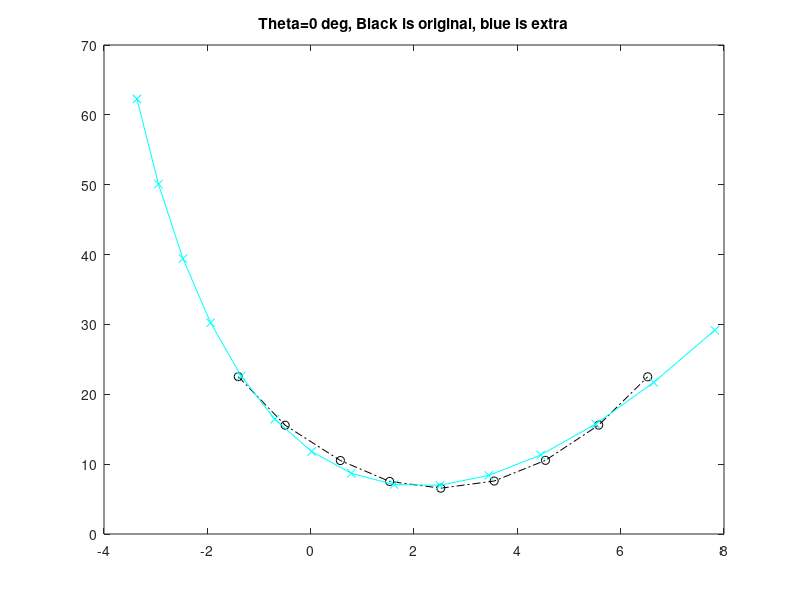
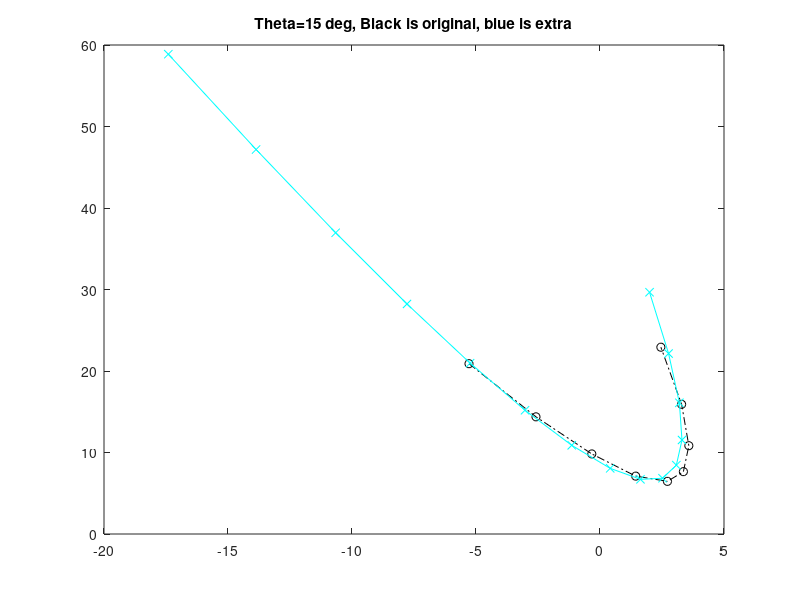
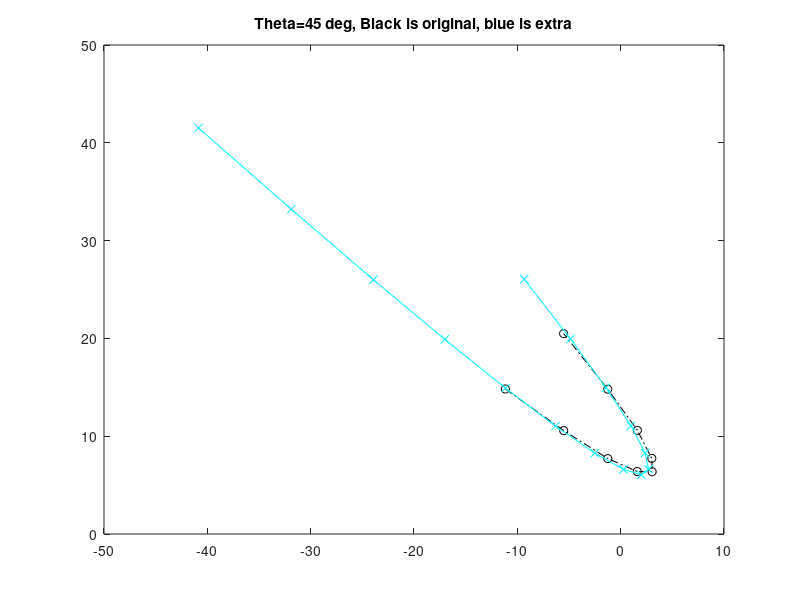

Here is the MATLAB script that generated these plots, in order:
%------------------------------------------------------------------------------
%
% Create fake data for points approximately on a parabola which is at an theta theta from 'straight up'
%
%{
Example: 
[x y 1]'  = [a  0  1 ;  * [t t^2 1]'
             0  b  1 ;
             0  0  1 ]
and for the rotated case:
[x y 1]'  = coefficentsMatrix  * rotationMatrix * [t t^2 1]'
%}
"creating data"

function xy1= rotatedParabolaWithJitter(theta, x0=-3, y0=10, from=-4, to=4)

  cTheta= cos(theta); 
  sTheta= sin(theta);
  rotateByThetaAndTranslateByX0Y0 = ...
      [ cTheta  -sTheta  x0 
        sTheta   cTheta  y0
             0        0   1 ];

  unrotatedParabola= [
    -4  16  1
    -3   9  1
    -2   4  1
    -1   1  1
     0   0  1
     1   1  1
     2   4  1
     3   9  1
     4  16  1
    ];
  randomJitter=[ 1/10 * rand(rows(unrotatedParabola),2)-0.5 zeros(rows(unrotatedParabola),1)]; % Jitter the x & y but not the 1 column

  xy1= (unrotatedParabola + randomJitter) * rotateByThetaAndTranslateByX0Y0';

endfunction


figureNumber=0;
for theta = [0 pi/12 pi/4]
  figureNumber++; fprintf('%i) Theta=%d\n', figureNumber ,theta);
  
  X=unrotatedParabola= [
    -3   9  1
    -2   4  1
     0   0  1
     1   1  1
     2   4  1
     3   9  1
     4  16  1
     5  25  1
     6  36  1
    ];

  y=rotated_tfeatures= rotatedParabolaWithJitter(theta, 3,7, from=-4, to=+4);

  % Solve it in one line
  coefficients = (X' * X) \ X' * y; 
  coefficients = round(coefficients * 1e12) / 1e12; % round to 12 decimal places so that nearly-integers get rounded to integers
  disp(coefficients);

  %extrapolate it
  rangeXToExtrapolate = linspace(-7, 7, 15);
  featuresToExtrapolate= [rangeXToExtrapolate' rangeXToExtrapolate'.^2  ones(length(rangeXToExtrapolate),1)];
  extraXY= featuresToExtrapolate * coefficients;
  extraX= extraXY(:,1);
  extraY= extraXY(:,2);

  % Show the original points and the extrapolation
  fprintf('\n');
  figure(figureNumber);
  plot(rotated_tfeatures(:,1), rotated_tfeatures(:,2), '-.ko') % original data that we're trying to fit
  hold on
  plot(extraX, extraY, '-cx')
  title( sprintf('Theta=%i deg, Black is original, blue is extra', theta * 180/pi ));
  hold off

endfor

%----------------------------------------------------------
%
% Aside: How to create a function that represents a rotated quadratic: (ax^2 + bx + c - y ) * rotateByThetaDegrees
%
a=-1; b=0; c=0;
Q1= [a  0  b 
     0  0 -1 
     0  0  c];
quadratic= @(xy, M)([xy 1] * M * [xy 1]'); % this calculates (ax^2 + bx + c - y)
rotatedquadratic= @(xy, M, rotateByThetaAndTranslateByX0Y0)(
                    [xy 1] * rotateByThetaAndTranslateByX0Y0' * M * rotateByThetaAndTranslateByX0Y0 * [xy 1]');
%
%----------------------------------------------------------

% Notes 2
% calculating the extrapolation if you know theta
% extrat1 = ifelse(sTheta==0,
%   rangeXToExtrapolate - x0,
%   (-cTheta + sqrt(cTheta^2 - 4 * sTheta * (rangeXToExtrapolate - x0))) / 2 / sTheta
%   );
% extrat2 = ifelse(sTheta==0,
%   rangeXToExtrapolate - x0,
%   (-cTheta - sqrt(cTheta^2 - 4 * sTheta * (rangeXToExtrapolate - x0))) / 2 / sTheta
%   );

% tt = [ extrat1( imag(extrat1)==0 ) flip( extrat2( imag(extrat2)==0 ) )];
% xx= cTheta * tt - sTheta * tt.^2 + x0;
% yy= sTheta* tt + cTheta * tt.^2 + y0;
% extraX= xx;
% extraY= yy;
%----------------------------------------------------------
